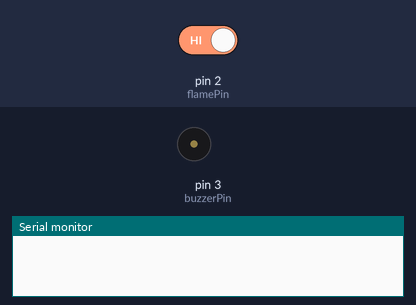
A sketch run on a simulated Arduino Uno, built with avr-gcc and run on an emulated ATmega328P. Parts: buzzer (waves = sounding, pin HIGH), the last lines printed to the serial monitor. Inputs (shaded band) come from the test bench; at power-on: pin 2 (flamePin) HIGH.

Above: at 2.8 s.
2.9 s: pin 2 (flamePin) driven LOW
At 3.4 s:
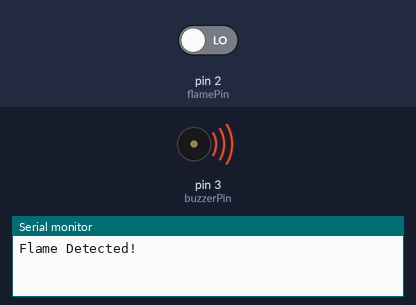
7.0 s: pin 2 (flamePin) driven HIGH
At 7.8 s:
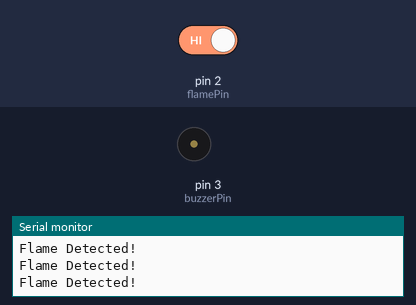
Timing chart, 0 to 10.0 s (numbered marks = the images above; inputs shaded):
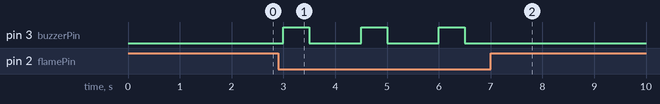

The sketch:

FlameSensorExplore8.ino
```cpp
const int flamePin = 2;    // Digital pin where the flame sensor is connected
const int buzzerPin = 3;   // Digital pin where the buzzer is connected

void setup() {
  Serial.begin(9600);
  pinMode(flamePin, INPUT);
  pinMode(buzzerPin, OUTPUT);
}

void loop() {
  int flameValue = digitalRead(flamePin);

  if (flameValue == LOW) {
    Serial.println("Flame Detected!");
    triggerBuzzer();
    // You can add more actions or functions here when a flame is detected
  }

  delay(1000); // Adjust the delay time as needed
}

void triggerBuzzer() {
  // Trigger the buzzer for a short duration
  digitalWrite(buzzerPin, HIGH);
  delay(500);  // Adjust the duration as needed
  digitalWrite(buzzerPin, LOW);
}
```

Measured:
- after the input at 2.9 s, pin 3 (buzzerPin): alternates HIGH for 0.50 s and LOW for 1.0 s, starting after 0.10 s
- after the input at 7.0 s, pin 3 (buzzerPin): stops changing and stays LOW
